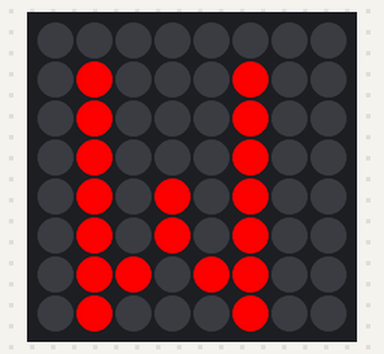
Bench run of a program on a simulated Raspberry Pi (BCM pin numbers) with a Sense HAT. Shown: the Sense HAT's 8×8 RGB LED matrix. At 3.0 s the program stops and its outputs stay as they are.

Above: at 0.1 s.

The program:

message.py
```python
from sense_hat import SenseHat
from time import sleep
from random import randint

sense = SenseHat()
#sense.show_message("Bussi", scroll_speed=0.05, text_colour=[255,255,0], back_colour=[0,0,255])
sense.show_letter("W", text_colour=[255,0,0])
sleep(3)
sense.clear()
```
